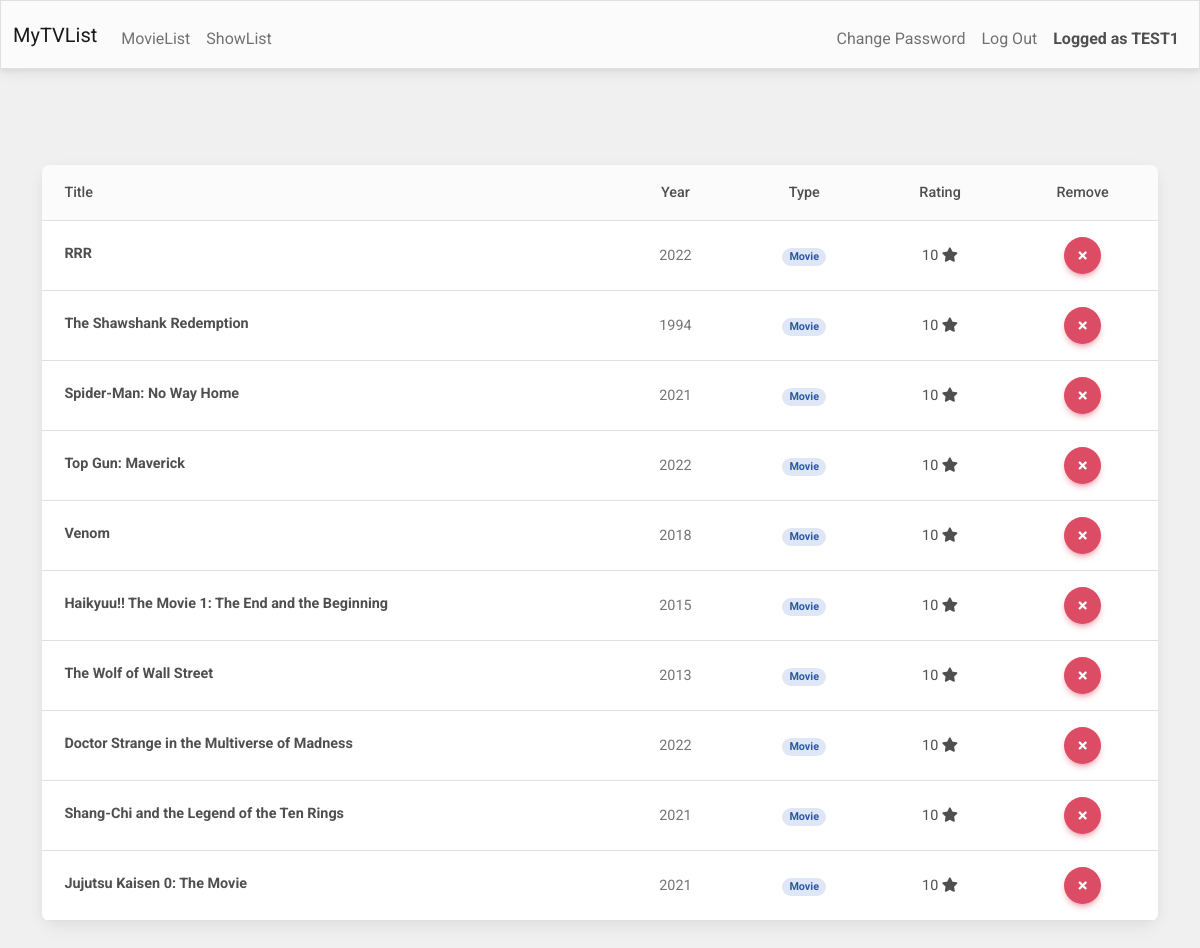
The app's page /movies (signed in) with its own data.
### tables this page shows
CREATE TABLE users (id INTEGER PRIMARY KEY AUTOINCREMENT NOT NULL, username TEXT NOT NULL, hash TEXT NOT NULL, year INTEGER);

CREATE TABLE profiles (id INTEGER PRIMARY KEY AUTOINCREMENT NOT NULL, username TEXT NOT NULL, title TEXT NOT NULL,type TEXT NOT NULL,RATING INTEGER NOT NULL, year INTEGER);

### app.py (the view)
@app.route('/movies',methods=['GET','POST'])
@login_required
def movies():
    username = users_db.execute('SELECT username FROM users WHERE id = ?',session['user_id'])[0]['username']
    if request.method == 'POST':
        rem_movie = request.form.get('rem_movie')
        users_db.execute('DELETE FROM profiles WHERE id=?',rem_movie)
    movies = users_db.execute('SELECT * FROM profiles WHERE username=? AND type = "Movie"',username)
    return render_template('movies.html',movies=movies,username=username)

### app.py (called while the page is built)
@app.after_request
def after_request(response):
    response.headers["Cache-Control"] = "no-cache, no-store, must-revalidate"
    response.headers["Expires"] = 0
    response.headers["Pragma"] = "no-cache"
    return response

def login_required(f):
    @wraps(f)
    def decorated_function(*args, **kwargs):
        if session.get("user_id") is None:
            return redirect("/login")
        return f(*args, **kwargs)
    return decorated_function

### templates/movies.html (shortened to what this page needs)
{% extends 'layout.html' %}
{% block head %}
   <head>
      <link rel="stylesheet" href="https://use.fontawesome.com/releases/v5.11.2/css/all.css">
      <link rel="stylesheet" href="/static/mdb.min.css">
   </head>
{% endblock %}
{% block main %}
<div class="container my-5">
    <div class="shadow-4 rounded-5 overflow-hidden">
        <table class="table align-middle mb-0 bg-white">
            <thead class="bg-light">
                <tr>
                    <th style="text-align:left;" class='m-auto'>Title</th>
                    <th>Year</th>
                    <th>Type</th>
                    <th>Rating</th>
                    <th>Remove</th>
                </tr>
            </thead>
            <tbody>
                {% for movie in movies %}
                <tr>
                    <td>
                        <div class="d-flex align-items-center">
                           <div>
                           <p class="fw-bold mb-1">{{movie.title}}</p>
                           </div>
                        </div>
                    </td>
                    <td>
                        <p class="text-muted mb-0">{{movie.year}}</p>
                    </td>
                    <td>
                        <span class="badge badge-primary rounded-pill">Movie</span>
                    </td>
                    <td>{{movie.RATING}}  <i class="fas fa-star"></i></td>
                    <td>
                        <form action="/movies" method="post">
                            <button type="submit" class="btn btn-danger btn-floating"><i class="fas fa-times"></i></button>
                        </form>
                    </td>
                    {%endfor%}
                </tr>
            </tbody>
        </table>
    </div>
</div>
{% endblock %}

### templates/layout.html (shortened to what this page needs)
<!DOCTYPE html>
<html lang="en">
  {% block head %}{% endblock %}
    <body>
        <nav class="bg-light border navbar navbar-expand-md navbar-light">
            <div class="container-fluid">
                <a class="navbar-brand" href="/">
                    MyTVList
                  </a>
                <div class="collapse navbar-collapse" id="navbar">
                    {% if session["user_id"] %}
                        <ul class="navbar-nav me-auto mt-2">
                            <li class="nav-item"><a class="nav-link" href="/movies">MovieList</a></li>
                            <li class="nav-item"><a class="nav-link" href="/shows">ShowList</a></li>
                        </ul>
                        <ul class="navbar-nav ms-auto mt-2">
                            <li class="nav-item"><a class="nav-link" href="/changepass">Change Password</a></li>
                            <li class="nav-item"><a class="nav-link" href="/logout">Log Out</a></li>
                            <li class="nav-item m-auto p-2"><strong>Logged as {{username}}</strong></li>
                        </ul>
                    {% else %}
                        <ul class="navbar-nav ms-auto mt-2">
                            <li class="nav-item"><a class="nav-link" href="/register">Register</a></li>
                            <li class="nav-item"><a class="nav-link" href="/login">Log In</a></li>
                        </ul>
                        {% endif %}
                    </div>
                </div>
            </nav>
        <main class="container-fluid py-5 text-center">
            {% block main %}{% endblock %}
        </main>
    </body>
</html>

### templates/movies.html (style rules this page uses)
body { background-color: hsl(0, 0%, 94%) }

### records on screen
users: username "TEST1"
profiles: title "RRR", year "2022", RATING "10"
profiles: title "The Shawshank Redemption", year "1994", RATING "10"
profiles: title "Spider-Man: No Way Home", year "2021", RATING "10"
profiles: title "Top Gun: Maverick", year "2022", RATING "10"
profiles: title "Venom", year "2018", RATING "10"
profiles: title "Haikyuu!! The Movie 1: The End and the Beginning", year "2015", RATING "10"
profiles: title "The Wolf of Wall Street", year "2013", RATING "10"
profiles: title "Doctor Strange in the Multiverse of Madness", year "2022", RATING "10"
profiles: title "Shang-Chi and the Legend of the Ten Rings", year "2021", RATING "10"
profiles: title "Jujutsu Kaisen 0: The Movie", year "2021", RATING "10"
